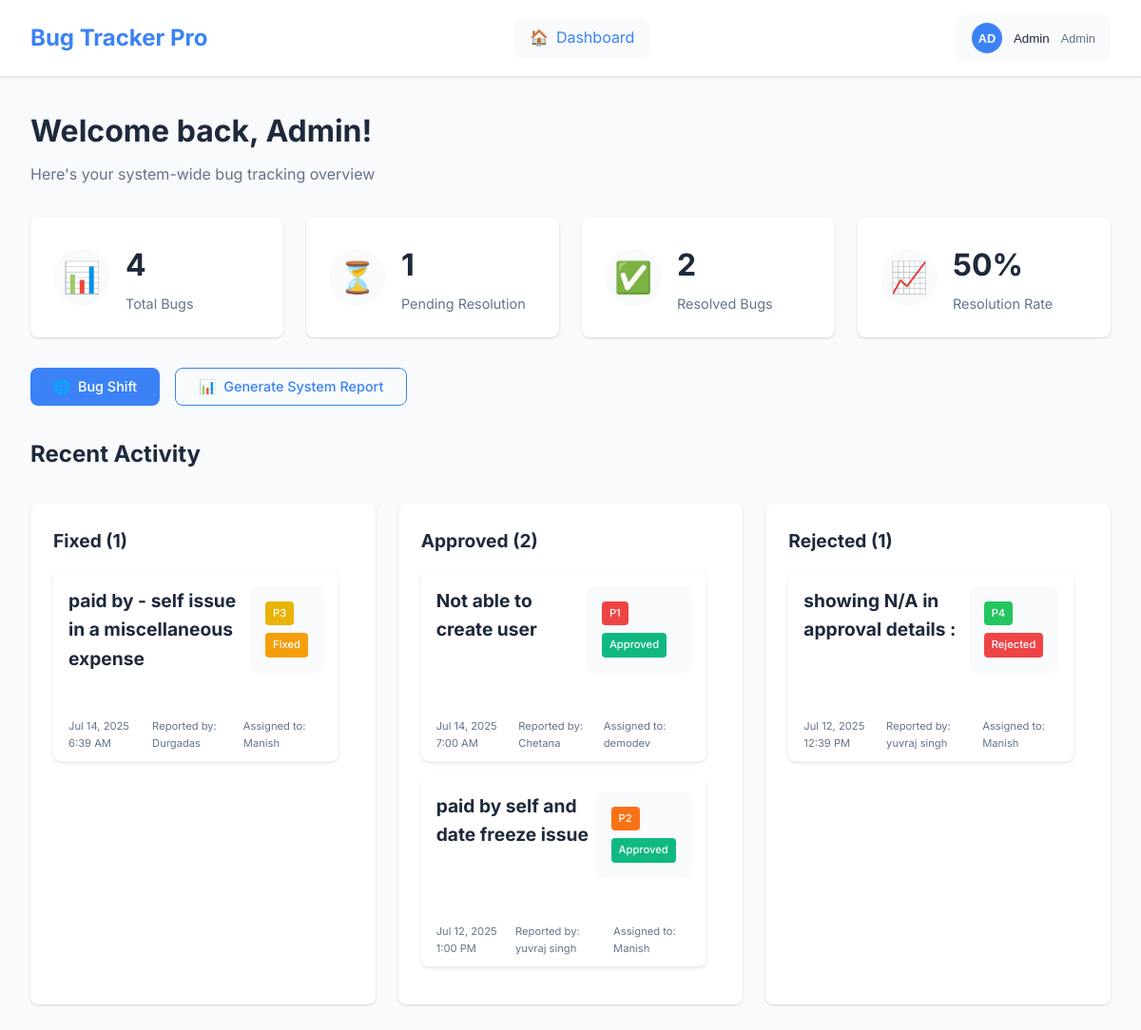
/dashboard.php (signed in), run on the app's committed database.
### tables this page shows
CREATE TABLE `bug_tickets` (
  `id` int NOT NULL,
  `title` varchar(500) NOT NULL,
  `description` text NOT NULL,
  `priority` enum('P1','P2','P3','P4') NOT NULL,
  `visible_impact` text,
  `screenshot` varchar(255) DEFAULT NULL,
  `assigned_dev_id` int DEFAULT NULL,
  `created_by` int NOT NULL,
  `status` enum('pending','in_progress','fixed','approved','rejected') DEFAULT 'pending',
  `created_at` timestamp NOT NULL DEFAULT CURRENT_TIMESTAMP,
  `updated_at` timestamp NOT NULL DEFAULT CURRENT_TIMESTAMP ON UPDATE CURRENT_TIMESTAMP,
  `module` varchar(255) DEFAULT NULL,
  `submodule` varchar(255) DEFAULT NULL,
  `project_id` int DEFAULT NULL
);

CREATE TABLE `users` (
  `id` int NOT NULL,
  `name` varchar(255) NOT NULL,
  `email` varchar(255) NOT NULL,
  `password` varchar(255) NOT NULL,
  `role` enum('tester','developer','admin') NOT NULL DEFAULT 'tester',
  `created_at` timestamp NOT NULL DEFAULT CURRENT_TIMESTAMP,
  `updated_at` timestamp NOT NULL DEFAULT CURRENT_TIMESTAMP ON UPDATE CURRENT_TIMESTAMP
);

### config.php (called while the page is built, shortened)
<?php
function getUserRole() {
    return $_SESSION['user_role'] ?? null;
}
function formatDate($date) {
    return date('M d, Y g:i A', strtotime($date));
}
function getPriorityColor($priority) {
    switch($priority) {
        case 'P1': return '#ef4444';
        case 'P2': return '#f97316';
        case 'P3': return '#eab308';
        case 'P4': return '#22c55e';
    }
}
function getStatusColor($status) {
    switch($status) {
        case 'fixed': return '#f59e0b';
        case 'approved': return '#10b981';
        case 'rejected': return '#ef4444';
    }
}
?>

### dashboard.php (the view, shortened to what this page needs)
<?php
require_once 'config.php';
$userRole = getUserRole();
$totalBugs = 0;
$pendingBugs = 0;
$resolvedBugs = 0;
try {
    if ($userRole == 'tester') {
        $stmt = $pdo->prepare("SELECT COUNT(*) as total FROM bug_tickets WHERE created_by = ?");
        $stmt->execute([$_SESSION['user_id']]);
        $totalBugs = $stmt->fetch()['total'];
        $stmt = $pdo->prepare("SELECT COUNT(*) as pending FROM bug_tickets WHERE created_by = ? AND status IN ('pending', 'in_progress', 'fixed')");
        $stmt->execute([$_SESSION['user_id']]);
        $pendingBugs = $stmt->fetch()['pending'];
        $stmt = $pdo->prepare("SELECT COUNT(*) as resolved FROM bug_tickets WHERE created_by = ? AND status = 'approved'");
        $stmt->execute([$_SESSION['user_id']]);
        $resolvedBugs = $stmt->fetch()['resolved'];
    } elseif ($userRole == 'admin') {
        $stmt = $pdo->prepare("SELECT COUNT(*) as total FROM bug_tickets");
        $stmt->execute();
        $totalBugs = $stmt->fetch()['total'];
        $stmt = $pdo->prepare("SELECT COUNT(*) as pending FROM bug_tickets WHERE status IN ('pending', 'in_progress', 'fixed')");
        $stmt->execute();
        $pendingBugs = $stmt->fetch()['pending'];
        $stmt = $pdo->prepare("SELECT COUNT(*) as resolved FROM bug_tickets WHERE status = 'approved'");
        $stmt->execute();
        $resolvedBugs = $stmt->fetch()['resolved'];
    }
} catch (PDOException $e) {
}
$recentBugs = [];
try {
    if ($userRole == 'tester') {
        $stmt = $pdo->prepare("
            SELECT bt.*, u.name as developer_name
            FROM bug_tickets bt
            LEFT JOIN users u ON bt.assigned_dev_id = u.id
            WHERE bt.created_by = ?
            ORDER BY bt.created_at DESC
            LIMIT 5
        ");
        $stmt->execute([$_SESSION['user_id']]);
    } elseif ($userRole == 'admin') {
        $stmt = $pdo->prepare("
            SELECT bt.*,
                   u1.name as tester_name,
                   u2.name as developer_name
            FROM bug_tickets bt
            LEFT JOIN users u1 ON bt.created_by = u1.id
            LEFT JOIN users u2 ON bt.assigned_dev_id = u2.id
            ORDER BY bt.created_at DESC
            LIMIT 5
        ");
        $stmt->execute();
    }
    $recentBugs = $stmt->fetchAll();
} catch (PDOException $e) {
}
?>
<!DOCTYPE html>
<html lang="en">
<head>
    <link rel="stylesheet" href="assets/css/style.css">
</head>
<body>
    <div class="app-container">
        <?php include 'includes/navbar.php'; ?>
        <main class="main-content">
            <div class="dashboard-header">
                <h1>Welcome back, <?php echo htmlspecialchars($_SESSION['user_name']); ?>!</h1>
                <p>Here's your system-wide bug tracking overview</p>
            </div>
            <div class="stats-grid">
                <div class="stat-card">
                    <div class="stat-icon">📊</div>
                    <div class="stat-content">
                        <h3><?php echo $totalBugs; ?></h3>
                        <p>Total Bugs</p>
                    </div>
                </div>
                <div class="stat-card">
                    <div class="stat-icon">⏳</div>
                    <div class="stat-content">
                        <h3><?php echo $pendingBugs; ?></h3>
                        <p>Pending Resolution</p>
                    </div>
                </div>
                <div class="stat-card">
                    <div class="stat-icon">✅</div>
                    <div class="stat-content">
                        <h3><?php echo $resolvedBugs; ?></h3>
                        <p>Resolved Bugs</p>
                    </div>
                </div>
                <div class="stat-card">
                    <div class="stat-icon">📈</div>
                    <div class="stat-content">
                        <h3><?php echo $totalBugs > 0 ? round(($resolvedBugs / $totalBugs) * 100) : 0; ?>%</h3>
                        <p>Resolution Rate</p>
                    </div>
                </div>
            </div>
            <div class="dashboard-actions">
                <?php if ($userRole == 'admin'): ?>
                    <a href="bug_shift.php" class="btn btn-primary">
                        <span>🌐</span> Bug Shift
                    </a>
                    <a href="admin_report.php" class="btn btn-outline">
                        <span>📊</span> Generate System Report
                    </a>
                <?php endif; ?>
            </div>
            <div class="recent-bugs">
                <h2>Recent Activity</h2>
                <div class="status-columns">
                    <?php
                    $bugsByStatus = [
                        'pending' => [],
                        'in_progress' => [],
                        'fixed' => [],
                        'approved' => [],
                        'rejected' => []
                    ];
                    foreach ($recentBugs as $bug) {
                        $bugsByStatus[$bug['status']][] = $bug;
                    }
                    $statusLabels = [
                        'pending' => 'Pending',
                        'in_progress' => 'In Progress',
                        'fixed' => 'Fixed',
                        'approved' => 'Approved',
                        'rejected' => 'Rejected'
                    ];
                    foreach ($statusLabels as $status => $label) {
                        if (!empty($bugsByStatus[$status])) {
                            echo '<div class="status-box">';
                            echo '<h3>' . htmlspecialchars($label) . ' (' . count($bugsByStatus[$status]) . ')</h3>';
                            foreach ($bugsByStatus[$status] as $bug) {
                                echo '<div class="bug-card">';
                                echo '<div class="bug-header">';
                                echo '<h3>' . htmlspecialchars($bug['title']) . '</h3>';
                                echo '<div class="bug-meta">';
                                echo '<span class="priority-badge" style="background-color: ' . getPriorityColor($bug['priority']) . '">';
                                echo $bug['priority'] . '</span>';
                                echo '<span class="status-badge" style="background-color: ' . getStatusColor($bug['status']) . '">';
                                echo ucfirst($bug['status']) . '</span>';
                                echo '</div>';
                                echo '</div>';
                                echo '<div class="bug-footer">';
                                echo '<span class="bug-date">' . formatDate($bug['created_at']) . '</span>';
                                if (isset($bug['tester_name'])) {
                                    echo '<span class="bug-assignee">Reported by: ' . htmlspecialchars($bug['tester_name']) . '</span>';
                                }
                                if (isset($bug['developer_name'])) {
                                    echo '<span class="bug-assignee">Assigned to: ' . htmlspecialchars($bug['developer_name']) . '</span>';
                                }
                                echo '</div>';
                                echo '</div>';
                            }
                            echo '</div>';
                        }
                    }
                    ?>
                </div>
            </div>
        </main>
    </div>
</body>
</html>

### assets/css/style.css (style rules this page uses)
:root { --primary-color: #3b82f6; --primary-hover: #2563eb; --secondary-color: #64748b; --success-color: #10b981; --warning-color: #f59e0b; --error-color: #ef4444; --background-color: #f8fafc; --surface-color: #ffffff; --text-primary: #1e293b; --text-secondary: #64748b; --border-color: #e2e8f0; --border-radius: 8px; --box-shadow: 0 1px 3px 0 rgba(0, 0, 0, 0.1), 0 1px 2px 0 rgba(0, 0, 0, 0.06); --box-shadow-lg: 0 10px 15px -3px rgba(0, 0, 0, 0.1), 0 4px 6px -2px rgba(0, 0, 0, 0.05); }
* { margin: 0; padding: 0; box-sizing: border-box; }
body { font-family: 'Inter', -apple-system, BlinkMacSystemFont, 'Segoe UI', Roboto, sans-serif; background-color: var(--background-color); color: var(--text-primary); line-height: 1.6; }
.btn { display: inline-flex; align-items: center; gap: 0.5rem; padding: 0.75rem 1.5rem; border: none; border-radius: var(--border-radius); font-weight: 500; text-decoration: none; cursor: pointer; transition: all 0.3s ease; font-size: 0.9rem; line-height: 1; }
.btn-primary { background: var(--primary-color); color: white; }
.btn-outline { background: transparent; color: var(--primary-color); border: 1px solid var(--primary-color); }
.app-container { display: flex; flex-direction: column; min-height: 100vh; }
.main-content { flex: 1; padding: 2rem; max-width: 1200px; margin: 0 auto; width: 100%; }
.dashboard-header { margin-bottom: 2rem; }
.dashboard-header h1 { font-size: 2rem; margin-bottom: 0.5rem; color: var(--text-primary); }
.dashboard-header p { color: var(--text-secondary); }
.stats-grid { display: grid; grid-template-columns: repeat(auto-fit, minmax(250px, 1fr)); gap: 1.5rem; margin-bottom: 2rem; }
.stat-card { background: var(--surface-color); padding: 1.5rem; border-radius: var(--border-radius); box-shadow: var(--box-shadow); display: flex; align-items: center; gap: 1rem; }
.stat-icon { font-size: 2rem; width: 60px; height: 60px; background: var(--background-color); border-radius: 50%; display: flex; align-items: center; justify-content: center; }
.stat-content h3 { font-size: 2rem; font-weight: 700; color: var(--text-primary); margin-bottom: 0.25rem; }
.stat-content p { color: var(--text-secondary); font-size: 0.9rem; }
.dashboard-actions { display: flex; gap: 1rem; margin-bottom: 2rem; flex-wrap: wrap; }
.recent-bugs h2 { font-size: 1.5rem; margin-bottom: 1rem; color: var(--text-primary); }
.bug-card { background: var(--surface-color); padding: 1.5rem; border-radius: var(--border-radius); box-shadow: var(--box-shadow); transition: transform 0.3s ease; }
.bug-header { display: flex; justify-content: space-between; align-items: flex-start; margin-bottom: 1rem; }
.bug-header h3 { color: var(--text-primary); margin-bottom: 0.5rem; }
.bug-meta { display: flex; gap: 0.5rem; }
.priority-badge, .status-badge { padding: 0.25rem 0.75rem; border-radius: 20px; font-size: 0.8rem; font-weight: 500; color: white; }
.bug-footer { display: flex; justify-content: space-between; align-items: center; font-size: 0.9rem; color: var(--text-secondary); }
.bug-meta { display: grid; grid-template-columns: 1fr 1fr; gap: 1rem; margin-bottom: 1.5rem; padding: 1rem; background: var(--background-color); border-radius: var(--border-radius); }

### dashboard.php (style rules this page uses)
.status-columns { display: flex; flex-direction: row; gap: 1.5rem; margin-top: 2rem; flex-wrap: wrap; }
.status-box { background: var(--surface-color); padding: 1.5rem; border-radius: var(--border-radius); box-shadow: var(--box-shadow); flex: 1; min-width: 250px; }
.status-box h3 { margin-bottom: 1rem; color: var(--text-primary); font-size: 1.2rem; }
.bug-card { background: #fff; padding: 1rem; margin-bottom: 1rem; border-radius: 8px; box-shadow: 0 2px 4px rgba(0, 0, 0, 0.1); width: 300px; height: 200px; display: flex; flex-direction: column; justify-content: space-between; overflow: hidden; }
.bug-header { display: flex; justify-content: space-between; align-items: flex-start; margin-bottom: 0.5rem; }
.bug-meta { display: flex; gap: 0.5rem; flex-wrap: wrap; }
.priority-badge, .status-badge { padding: 0.25rem 0.5rem; border-radius: 4px; font-size: 0.7rem; color: white; white-space: nowrap; }
.bug-footer { display: flex; justify-content: space-between; font-size: 0.7rem; color: var(--text-secondary); flex-shrink: 0; }

### data on the page
bug_tickets: title "paid by - self issue in a miscellaneous expense", priority "P3", status "Fixed", created_at "Jul 14, 2025 6:39 AM", created_by.name "Durgadas", assigned_dev.name "Manish"
bug_tickets: title "Not able to create user", priority "P1", status "Approved", created_at "Jul 14, 2025 7:00 AM", created_by.name "Chetana", assigned_dev.name "demodev"
bug_tickets: title "paid by self and date freeze issue", priority "P2", status "Approved", created_at "Jul 12, 2025 1:00 PM", created_by.name "yuvraj singh", assigned_dev.name "Manish"
bug_tickets: title "showing N/A in approval details :", priority "P4", status "Rejected", created_at "Jul 12, 2025 12:39 PM", created_by.name "yuvraj singh", assigned_dev.name "Manish"

### other printed values
SITE_NAME "Bug Tracker Pro"
substr($_SESSION['user_name'], 0, 2) "AD"
$_SESSION['user_name'] "Admin"
getUserRole() "Admin"
$totalBugs "4"
$pendingBugs "1"
$resolvedBugs "2"
$label "Fixed"
count($bugsByStatus[$status]) "1"
$label "Approved"
count($bugsByStatus[$status]) "2"
$label "Rejected"
